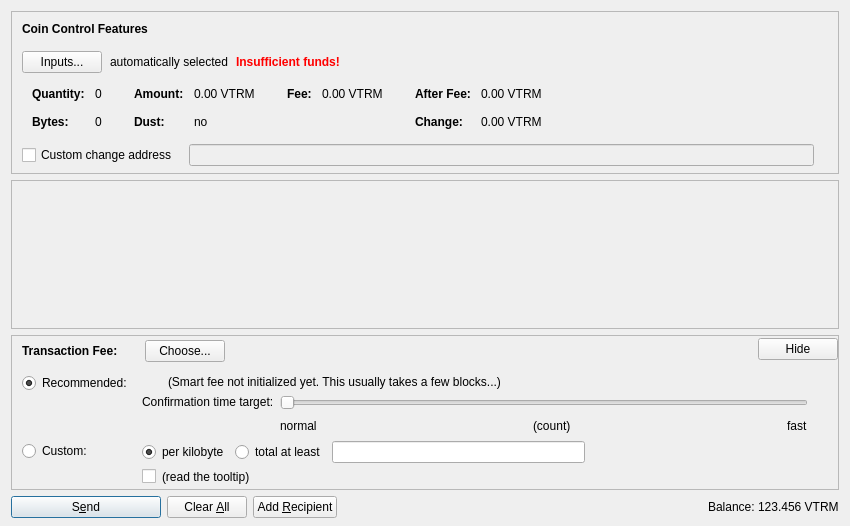
<?xml version="1.0" encoding="UTF-8"?>
<ui version="4.0">
 <class>SendCoinsDialog</class>
 <widget class="QDialog" name="SendCoinsDialog">
  <property name="geometry">
   <rect>
    <x>0</x>
    <y>0</y>
    <width>850</width>
    <height>526</height>
   </rect>
  </property>
  <property name="windowTitle">
   <string>Send Coins</string>
  </property>
  <layout class="QVBoxLayout" name="verticalLayout" stretch="0,1,0,0">
   <property name="bottomMargin">
    <number>8</number>
   </property>
   <item>
    <widget class="QFrame" name="frameCoinControl">
     <property name="sizePolicy">
      <sizepolicy hsizetype="Expanding" vsizetype="Expanding">
       <horstretch>0</horstretch>
       <verstretch>0</verstretch>
      </sizepolicy>
     </property>
     <property name="maximumSize">
      <size>
       <width>16777215</width>
       <height>16777215</height>
      </size>
     </property>
     <property name="frameShape">
      <enum>QFrame::StyledPanel</enum>
     </property>
     <property name="frameShadow">
      <enum>QFrame::Sunken</enum>
     </property>
     <layout class="QVBoxLayout" name="verticalLayoutCoinControl2">
      <property name="spacing">
       <number>0</number>
      </property>
      <property name="leftMargin">
       <number>0</number>
      </property>
      <property name="topMargin">
       <number>0</number>
      </property>
      <property name="rightMargin">
       <number>0</number>
      </property>
      <property name="bottomMargin">
       <number>6</number>
      </property>
      <item>
       <layout class="QVBoxLayout" name="verticalLayoutCoinControl" stretch="0,0,0,0,1">
        <property name="spacing">
         <number>0</number>
        </property>
        <property name="leftMargin">
         <number>10</number>
        </property>
        <property name="topMargin">
         <number>10</number>
        </property>
        <item>
         <layout class="QHBoxLayout" name="horizontalLayoutCoinControl1">
          <property name="bottomMargin">
           <number>15</number>
          </property>
          <item>
           <widget class="QLabel" name="labelCoinControlFeatures">
            <property name="sizePolicy">
             <sizepolicy hsizetype="Preferred" vsizetype="Maximum">
              <horstretch>0</horstretch>
              <verstretch>0</verstretch>
             </sizepolicy>
            </property>
            <property name="font">
             <font>
              <weight>75</weight>
              <bold>true</bold>
             </font>
            </property>
            <property name="styleSheet">
             <string notr="true">font-weight:bold;</string>
            </property>
            <property name="text">
             <string>Coin Control Features</string>
            </property>
           </widget>
          </item>
         </layout>
        </item>
        <item>
         <layout class="QHBoxLayout" name="horizontalLayoutCoinControl2" stretch="0,0,0,0">
          <property name="spacing">
           <number>8</number>
          </property>
          <property name="bottomMargin">
           <number>10</number>
          </property>
          <item>
           <widget class="QPushButton" name="pushButtonCoinControl">
            <property name="styleSheet">
             <string notr="true"/>
            </property>
            <property name="text">
             <string>Inputs...</string>
            </property>
            <property name="autoDefault">
             <bool>false</bool>
            </property>
           </widget>
          </item>
          <item>
           <widget class="QLabel" name="labelCoinControlAutomaticallySelected">
            <property name="text">
             <string>automatically selected</string>
            </property>
            <property name="margin">
             <number>5</number>
            </property>
           </widget>
          </item>
          <item>
           <widget class="QLabel" name="labelCoinControlInsuffFunds">
            <property name="font">
             <font>
              <weight>75</weight>
              <bold>true</bold>
             </font>
            </property>
            <property name="styleSheet">
             <string notr="true">color:red;font-weight:bold;</string>
            </property>
            <property name="text">
             <string>Insufficient funds!</string>
            </property>
            <property name="margin">
             <number>5</number>
            </property>
           </widget>
          </item>
          <item>
           <spacer name="horizontalSpacerCoinControl">
            <property name="orientation">
             <enum>Qt::Horizontal</enum>
            </property>
            <property name="sizeHint" stdset="0">
             <size>
              <width>40</width>
              <height>1</height>
             </size>
            </property>
           </spacer>
          </item>
         </layout>
        </item>
        <item>
         <widget class="QWidget" name="widgetCoinControl" native="true">
          <property name="sizePolicy">
           <sizepolicy hsizetype="Preferred" vsizetype="Preferred">
            <horstretch>0</horstretch>
            <verstretch>0</verstretch>
           </sizepolicy>
          </property>
          <property name="minimumSize">
           <size>
            <width>0</width>
            <height>0</height>
           </size>
          </property>
          <property name="styleSheet">
           <string notr="true"/>
          </property>
          <layout class="QHBoxLayout" name="horizontalLayoutCoinControl5">
           <property name="leftMargin">
            <number>0</number>
           </property>
           <property name="topMargin">
            <number>0</number>
           </property>
           <property name="rightMargin">
            <number>0</number>
           </property>
           <property name="bottomMargin">
            <number>0</number>
           </property>
           <item>
            <layout class="QHBoxLayout" name="horizontalLayoutCoinControl3" stretch="0,0,0,1">
             <property name="spacing">
              <number>20</number>
             </property>
             <property name="topMargin">
              <number>0</number>
             </property>
             <property name="bottomMargin">
              <number>10</number>
             </property>
             <item>
              <layout class="QFormLayout" name="formLayoutCoinControl1">
               <property name="horizontalSpacing">
                <number>10</number>
               </property>
               <property name="verticalSpacing">
                <number>14</number>
               </property>
               <property name="leftMargin">
                <number>10</number>
               </property>
               <property name="topMargin">
                <number>4</number>
               </property>
               <property name="rightMargin">
                <number>6</number>
               </property>
               <item row="0" column="0">
                <widget class="QLabel" name="labelCoinControlQuantityText">
                 <property name="font">
                  <font>
                   <weight>75</weight>
                   <bold>true</bold>
                  </font>
                 </property>
                 <property name="text">
                  <string>Quantity:</string>
                 </property>
                 <property name="margin">
                  <number>0</number>
                 </property>
                </widget>
               </item>
               <item row="0" column="1">
                <widget class="QLabel" name="labelCoinControlQuantity">
                 <property name="cursor">
                  <cursorShape>IBeamCursor</cursorShape>
                 </property>
                 <property name="contextMenuPolicy">
                  <enum>Qt::ActionsContextMenu</enum>
                 </property>
                 <property name="text">
                  <string notr="true">0</string>
                 </property>
                 <property name="margin">
                  <number>0</number>
                 </property>
                 <property name="textInteractionFlags">
                  <set>Qt::LinksAccessibleByMouse|Qt::TextSelectableByKeyboard|Qt::TextSelectableByMouse</set>
                 </property>
                </widget>
               </item>
               <item row="1" column="0">
                <widget class="QLabel" name="labelCoinControlBytesText">
                 <property name="font">
                  <font>
                   <weight>75</weight>
                   <bold>true</bold>
                  </font>
                 </property>
                 <property name="text">
                  <string>Bytes:</string>
                 </property>
                </widget>
               </item>
               <item row="1" column="1">
                <widget class="QLabel" name="labelCoinControlBytes">
                 <property name="cursor">
                  <cursorShape>IBeamCursor</cursorShape>
                 </property>
                 <property name="contextMenuPolicy">
                  <enum>Qt::ActionsContextMenu</enum>
                 </property>
                 <property name="text">
                  <string notr="true">0</string>
                 </property>
                 <property name="textInteractionFlags">
                  <set>Qt::LinksAccessibleByMouse|Qt::TextSelectableByKeyboard|Qt::TextSelectableByMouse</set>
                 </property>
                </widget>
               </item>
              </layout>
             </item>
             <item>
              <layout class="QFormLayout" name="formLayoutCoinControl2">
               <property name="horizontalSpacing">
                <number>10</number>
               </property>
               <property name="verticalSpacing">
                <number>14</number>
               </property>
               <property name="leftMargin">
                <number>6</number>
               </property>
               <property name="topMargin">
                <number>4</number>
               </property>
               <property name="rightMargin">
                <number>6</number>
               </property>
               <item row="0" column="0">
                <widget class="QLabel" name="labelCoinControlAmountText">
                 <property name="font">
                  <font>
                   <weight>75</weight>
                   <bold>true</bold>
                  </font>
                 </property>
                 <property name="text">
                  <string>Amount:</string>
                 </property>
                 <property name="margin">
                  <number>0</number>
                 </property>
                </widget>
               </item>
               <item row="0" column="1">
                <widget class="QLabel" name="labelCoinControlAmount">
                 <property name="cursor">
                  <cursorShape>IBeamCursor</cursorShape>
                 </property>
                 <property name="contextMenuPolicy">
                  <enum>Qt::ActionsContextMenu</enum>
                 </property>
                 <property name="text">
                  <string notr="true">0.00 VTRM</string>
                 </property>
                 <property name="textInteractionFlags">
                  <set>Qt::LinksAccessibleByMouse|Qt::TextSelectableByKeyboard|Qt::TextSelectableByMouse</set>
                 </property>
                </widget>
               </item>
               <item row="1" column="0">
                <widget class="QLabel" name="labelCoinControlLowOutputText">
                 <property name="font">
                  <font>
                   <weight>75</weight>
                   <bold>true</bold>
                  </font>
                 </property>
                 <property name="text">
                  <string>Dust:</string>
                 </property>
                </widget>
               </item>
               <item row="1" column="1">
                <widget class="QLabel" name="labelCoinControlLowOutput">
                 <property name="cursor">
                  <cursorShape>IBeamCursor</cursorShape>
                 </property>
                 <property name="contextMenuPolicy">
                  <enum>Qt::ActionsContextMenu</enum>
                 </property>
                 <property name="text">
                  <string notr="true">no</string>
                 </property>
                 <property name="textInteractionFlags">
                  <set>Qt::LinksAccessibleByMouse|Qt::TextSelectableByKeyboard|Qt::TextSelectableByMouse</set>
                 </property>
                </widget>
               </item>
              </layout>
             </item>
             <item>
              <layout class="QFormLayout" name="formLayoutCoinControl3">
               <property name="horizontalSpacing">
                <number>10</number>
               </property>
               <property name="verticalSpacing">
                <number>14</number>
               </property>
               <property name="leftMargin">
                <number>6</number>
               </property>
               <property name="topMargin">
                <number>4</number>
               </property>
               <property name="rightMargin">
                <number>6</number>
               </property>
               <item row="0" column="0">
                <widget class="QLabel" name="labelCoinControlFeeText">
                 <property name="font">
                  <font>
                   <weight>75</weight>
                   <bold>true</bold>
                  </font>
                 </property>
                 <property name="text">
                  <string>Fee:</string>
                 </property>
                 <property name="margin">
                  <number>0</number>
                 </property>
                </widget>
               </item>
               <item row="0" column="1">
                <widget class="QLabel" name="labelCoinControlFee">
                 <property name="cursor">
                  <cursorShape>IBeamCursor</cursorShape>
                 </property>
                 <property name="contextMenuPolicy">
                  <enum>Qt::ActionsContextMenu</enum>
                 </property>
                 <property name="text">
                  <string notr="true">0.00 VTRM</string>
                 </property>
                 <property name="textInteractionFlags">
                  <set>Qt::LinksAccessibleByMouse|Qt::TextSelectableByKeyboard|Qt::TextSelectableByMouse</set>
                 </property>
                </widget>
               </item>
              </layout>
             </item>
             <item>
              <layout class="QFormLayout" name="formLayoutCoinControl4">
               <property name="horizontalSpacing">
                <number>10</number>
               </property>
               <property name="verticalSpacing">
                <number>14</number>
               </property>
               <property name="leftMargin">
                <number>6</number>
               </property>
               <property name="topMargin">
                <number>4</number>
               </property>
               <property name="rightMargin">
                <number>6</number>
               </property>
               <item row="0" column="0">
                <widget class="QLabel" name="labelCoinControlAfterFeeText">
                 <property name="font">
                  <font>
                   <weight>75</weight>
                   <bold>true</bold>
                  </font>
                 </property>
                 <property name="text">
                  <string>After Fee:</string>
                 </property>
                 <property name="margin">
                  <number>0</number>
                 </property>
                </widget>
               </item>
               <item row="0" column="1">
                <widget class="QLabel" name="labelCoinControlAfterFee">
                 <property name="cursor">
                  <cursorShape>IBeamCursor</cursorShape>
                 </property>
                 <property name="contextMenuPolicy">
                  <enum>Qt::ActionsContextMenu</enum>
                 </property>
                 <property name="text">
                  <string notr="true">0.00 VTRM</string>
                 </property>
                 <property name="textInteractionFlags">
                  <set>Qt::LinksAccessibleByMouse|Qt::TextSelectableByKeyboard|Qt::TextSelectableByMouse</set>
                 </property>
                </widget>
               </item>
               <item row="1" column="0">
                <widget class="QLabel" name="labelCoinControlChangeText">
                 <property name="font">
                  <font>
                   <weight>75</weight>
                   <bold>true</bold>
                  </font>
                 </property>
                 <property name="text">
                  <string>Change:</string>
                 </property>
                </widget>
               </item>
               <item row="1" column="1">
                <widget class="QLabel" name="labelCoinControlChange">
                 <property name="cursor">
                  <cursorShape>IBeamCursor</cursorShape>
                 </property>
                 <property name="contextMenuPolicy">
                  <enum>Qt::ActionsContextMenu</enum>
                 </property>
                 <property name="text">
                  <string notr="true">0.00 VTRM</string>
                 </property>
                 <property name="textInteractionFlags">
                  <set>Qt::LinksAccessibleByMouse|Qt::TextSelectableByKeyboard|Qt::TextSelectableByMouse</set>
                 </property>
                </widget>
               </item>
              </layout>
             </item>
            </layout>
           </item>
          </layout>
         </widget>
        </item>
        <item>
         <layout class="QHBoxLayout" name="horizontalLayoutCoinControl4" stretch="0,0,0">
          <property name="spacing">
           <number>12</number>
          </property>
          <property name="sizeConstraint">
           <enum>QLayout::SetDefaultConstraint</enum>
          </property>
          <property name="topMargin">
           <number>5</number>
          </property>
          <property name="rightMargin">
           <number>5</number>
          </property>
          <item>
           <widget class="QCheckBox" name="checkBoxCoinControlChange">
            <property name="toolTip">
             <string>If this is activated, but the change address is empty or invalid, change will be sent to a newly generated address.</string>
            </property>
            <property name="text">
             <string>Custom change address</string>
            </property>
           </widget>
          </item>
          <item>
           <widget class="QValidatedLineEdit" name="lineEditCoinControlChange">
            <property name="enabled">
             <bool>false</bool>
            </property>
            <property name="sizePolicy">
             <sizepolicy hsizetype="Expanding" vsizetype="Fixed">
              <horstretch>0</horstretch>
              <verstretch>0</verstretch>
             </sizepolicy>
            </property>
           </widget>
          </item>
          <item>
           <widget class="QLabel" name="labelCoinControlChangeLabel">
            <property name="sizePolicy">
             <sizepolicy hsizetype="Preferred" vsizetype="Expanding">
              <horstretch>0</horstretch>
              <verstretch>0</verstretch>
             </sizepolicy>
            </property>
            <property name="minimumSize">
             <size>
              <width>0</width>
              <height>0</height>
             </size>
            </property>
            <property name="text">
             <string/>
            </property>
            <property name="margin">
             <number>3</number>
            </property>
           </widget>
          </item>
         </layout>
        </item>
        <item>
         <spacer name="verticalSpacerCoinControl">
          <property name="orientation">
           <enum>Qt::Vertical</enum>
          </property>
          <property name="sizeHint" stdset="0">
           <size>
            <width>800</width>
            <height>1</height>
           </size>
          </property>
         </spacer>
        </item>
       </layout>
      </item>
     </layout>
    </widget>
   </item>
   <item>
    <widget class="QScrollArea" name="scrollArea">
     <property name="widgetResizable">
      <bool>true</bool>
     </property>
     <widget class="QWidget" name="scrollAreaWidgetContents">
      <property name="geometry">
       <rect>
        <x>0</x>
        <y>0</y>
        <width>830</width>
        <height>104</height>
       </rect>
      </property>
      <layout class="QVBoxLayout" name="verticalLayout_2" stretch="0,1">
       <property name="leftMargin">
        <number>0</number>
       </property>
       <property name="topMargin">
        <number>0</number>
       </property>
       <property name="rightMargin">
        <number>0</number>
       </property>
       <property name="bottomMargin">
        <number>0</number>
       </property>
       <item>
        <layout class="QVBoxLayout" name="entries">
         <property name="spacing">
          <number>6</number>
         </property>
        </layout>
       </item>
       <item>
        <spacer name="verticalSpacer">
         <property name="orientation">
          <enum>Qt::Vertical</enum>
         </property>
         <property name="sizeHint" stdset="0">
          <size>
           <width>20</width>
           <height>40</height>
          </size>
         </property>
        </spacer>
       </item>
      </layout>
     </widget>
    </widget>
   </item>
   <item>
    <widget class="QFrame" name="frameFee">
     <property name="sizePolicy">
      <sizepolicy hsizetype="Expanding" vsizetype="Expanding">
       <horstretch>0</horstretch>
       <verstretch>0</verstretch>
      </sizepolicy>
     </property>
     <property name="maximumSize">
      <size>
       <width>16777215</width>
       <height>16777215</height>
      </size>
     </property>
     <property name="frameShape">
      <enum>QFrame::StyledPanel</enum>
     </property>
     <property name="frameShadow">
      <enum>QFrame::Sunken</enum>
     </property>
     <layout class="QVBoxLayout" name="verticalLayoutFee1">
      <property name="spacing">
       <number>0</number>
      </property>
      <property name="leftMargin">
       <number>0</number>
      </property>
      <property name="topMargin">
       <number>0</number>
      </property>
      <property name="rightMargin">
       <number>0</number>
      </property>
      <property name="bottomMargin">
       <number>0</number>
      </property>
      <item>
       <layout class="QVBoxLayout" name="verticalLayoutFee2" stretch="0,0,0">
        <property name="spacing">
         <number>0</number>
        </property>
        <property name="leftMargin">
         <number>10</number>
        </property>
        <property name="topMargin">
         <number>0</number>
        </property>
        <item>
         <layout class="QHBoxLayout" name="horizontalLayoutFee1">
          <property name="bottomMargin">
           <number>0</number>
          </property>
          <item>
           <layout class="QVBoxLayout" name="verticalLayoutFee7">
            <property name="spacing">
             <number>0</number>
            </property>
            <item>
             <spacer name="verticalSpacerSmartFee">
              <property name="orientation">
               <enum>Qt::Vertical</enum>
              </property>
              <property name="sizeType">
               <enum>QSizePolicy::Fixed</enum>
              </property>
              <property name="sizeHint" stdset="0">
               <size>
                <width>1</width>
                <height>4</height>
               </size>
              </property>
             </spacer>
            </item>
            <item>
             <layout class="QHBoxLayout" name="horizontalLayoutSmartFee">
              <property name="spacing">
               <number>10</number>
              </property>
              <item>
               <widget class="QLabel" name="labelFeeHeadline">
                <property name="sizePolicy">
                 <sizepolicy hsizetype="Preferred" vsizetype="Maximum">
                  <horstretch>0</horstretch>
                  <verstretch>0</verstretch>
                 </sizepolicy>
                </property>
                <property name="font">
                 <font>
                  <weight>75</weight>
                  <bold>true</bold>
                 </font>
                </property>
                <property name="styleSheet">
                 <string notr="true">font-weight:bold;</string>
                </property>
                <property name="text">
                 <string>Transaction Fee:</string>
                </property>
               </widget>
              </item>
              <item>
               <widget class="QLabel" name="labelFeeMinimized">
                <property name="text">
                 <string/>
                </property>
               </widget>
              </item>
              <item>
               <widget class="QPushButton" name="buttonChooseFee">
                <property name="text">
                 <string>Choose...</string>
                </property>
               </widget>
              </item>
             </layout>
            </item>
            <item>
             <spacer name="verticalSpacer_5">
              <property name="orientation">
               <enum>Qt::Vertical</enum>
              </property>
              <property name="sizeHint" stdset="0">
               <size>
                <width>1</width>
                <height>1</height>
               </size>
              </property>
             </spacer>
            </item>
           </layout>
          </item>
          <item>
           <spacer name="horizontalSpacer_4">
            <property name="orientation">
             <enum>Qt::Horizontal</enum>
            </property>
            <property name="sizeHint" stdset="0">
             <size>
              <width>40</width>
              <height>20</height>
             </size>
            </property>
           </spacer>
          </item>
          <item>
           <widget class="QPushButton" name="buttonMinimizeFee">
            <property name="toolTip">
             <string>collapse fee-settings</string>
            </property>
            <property name="text">
             <string>Hide</string>
            </property>
           </widget>
          </item>
         </layout>
        </item>
        <item>
         <widget class="QFrame" name="frameFeeSelection">
          <layout class="QVBoxLayout" name="verticalLayoutFee12">
           <property name="spacing">
            <number>0</number>
           </property>
           <property name="leftMargin">
            <number>0</number>
           </property>
           <property name="topMargin">
            <number>0</number>
           </property>
           <property name="rightMargin">
            <number>0</number>
           </property>
           <property name="bottomMargin">
            <number>0</number>
           </property>
           <item>
            <layout class="QGridLayout" name="gridLayoutFee">
             <property name="topMargin">
              <number>10</number>
             </property>
             <property name="bottomMargin">
              <number>4</number>
             </property>
             <property name="horizontalSpacing">
              <number>10</number>
             </property>
             <property name="verticalSpacing">
              <number>4</number>
             </property>
             <item row="1" column="1">
              <layout class="QVBoxLayout" name="verticalLayoutFee8">
               <property name="spacing">
                <number>6</number>
               </property>
               <item>
                <layout class="QHBoxLayout" name="horizontalLayoutFee13">
                 <item>
                  <widget class="QRadioButton" name="radioCustomPerKilobyte">
                   <property name="toolTip">
                    <string>If the custom fee is set to 1000 satoshis and the transaction is only 250 bytes, then &quot;per kilobyte&quot; only pays 250 satoshis in fee, while &quot;total at least&quot; pays 1000 satoshis. For transactions bigger than a kilobyte both pay by kilobyte.</string>
                   </property>
                   <property name="text">
                    <string>per kilobyte</string>
                   </property>
                   <property name="checked">
                    <bool>true</bool>
                   </property>
                   <attribute name="buttonGroup">
                    <string notr="true">groupCustomFee</string>
                   </attribute>
                  </widget>
                 </item>
                 <item>
                  <widget class="QRadioButton" name="radioCustomAtLeast">
                   <property name="toolTip">
                    <string>If the custom fee is set to 1000 satoshis and the transaction is only 250 bytes, then &quot;per kilobyte&quot; only pays 250 satoshis in fee, while &quot;total at least&quot; pays 1000 satoshis. For transactions bigger than a kilobyte both pay by kilobyte.</string>
                   </property>
                   <property name="text">
                    <string>total at least</string>
                   </property>
                   <attribute name="buttonGroup">
                    <string notr="true">groupCustomFee</string>
                   </attribute>
                  </widget>
                 </item>
                 <item>
                  <widget class="BitcoinAmountField" name="customFee"/>
                 </item>
                 <item>
                  <spacer name="horizontalSpacer_6">
                   <property name="orientation">
                    <enum>Qt::Horizontal</enum>
                   </property>
                   <property name="sizeHint" stdset="0">
                    <size>
                     <width>1</width>
                     <height>1</height>
                    </size>
                   </property>
                  </spacer>
                 </item>
                </layout>
               </item>
               <item>
                <layout class="QHBoxLayout" name="horizontalLayoutFee8">
                 <item>
                  <widget class="QCheckBox" name="checkBoxMinimumFee">
                   <property name="toolTip">
                    <string>Paying only the minimum fee is just fine as long as there is less transaction volume than space in the blocks. But be aware that this can end up in a never confirming transaction once there is more demand for vertoreum transactions than the network can process.</string>
                   </property>
                   <property name="text">
                    <string/>
                   </property>
                  </widget>
                 </item>
                 <item>
                  <widget class="QLabel" name="labelMinFeeWarning">
                   <property name="enabled">
                    <bool>true</bool>
                   </property>
                   <property name="toolTip">
                    <string>Paying only the minimum fee is just fine as long as there is less transaction volume than space in the blocks. But be aware that this can end up in a never confirming transaction once there is more demand for vertoreum transactions than the network can process.</string>
                   </property>
                   <property name="text">
                    <string>(read the tooltip)</string>
                   </property>
                   <property name="margin">
                    <number>5</number>
                   </property>
                  </widget>
                 </item>
                 <item>
                  <spacer name="horizontalSpacer_2">
                   <property name="orientation">
                    <enum>Qt::Horizontal</enum>
                   </property>
                   <property name="sizeHint" stdset="0">
                    <size>
                     <width>1</width>
                     <height>1</height>
                    </size>
                   </property>
                  </spacer>
                 </item>
                </layout>
               </item>
              </layout>
             </item>
             <item row="0" column="0">
              <layout class="QVBoxLayout" name="verticalLayoutFee4" stretch="0,1">
               <item>
                <widget class="QRadioButton" name="radioSmartFee">
                 <property name="text">
                  <string>Recommended:</string>
                 </property>
                 <property name="checked">
                  <bool>true</bool>
                 </property>
                 <attribute name="buttonGroup">
                  <string notr="true">groupFee</string>
                 </attribute>
                </widget>
               </item>
               <item>
                <spacer name="verticalSpacer_2">
                 <property name="orientation">
                  <enum>Qt::Vertical</enum>
                 </property>
                 <property name="sizeHint" stdset="0">
                  <size>
                   <width>1</width>
                   <height>1</height>
                  </size>
                 </property>
                </spacer>
               </item>
              </layout>
             </item>
             <item row="1" column="0">
              <layout class="QVBoxLayout" name="verticalLayoutFee9" stretch="0,1">
               <item>
                <widget class="QRadioButton" name="radioCustomFee">
                 <property name="text">
                  <string>Custom:</string>
                 </property>
                 <attribute name="buttonGroup">
                  <string notr="true">groupFee</string>
                 </attribute>
                </widget>
               </item>
               <item>
                <spacer name="verticalSpacer_6">
                 <property name="orientation">
                  <enum>Qt::Vertical</enum>
                 </property>
                 <property name="sizeHint" stdset="0">
                  <size>
                   <width>1</width>
                   <height>1</height>
                  </size>
                 </property>
                </spacer>
               </item>
              </layout>
             </item>
             <item row="0" column="1">
              <layout class="QVBoxLayout" name="verticalLayoutFee3" stretch="0,0,1">
               <property name="spacing">
                <number>6</number>
               </property>
               <property name="topMargin">
                <number>2</number>
               </property>
               <item>
                <layout class="QHBoxLayout" name="horizontalLayoutFee12">
                 <item>
                  <widget class="QLabel" name="labelSmartFee">
                   <property name="text">
                    <string/>
                   </property>
                   <property name="margin">
                    <number>2</number>
                   </property>
                  </widget>
                 </item>
                 <item>
                  <widget class="QLabel" name="labelFeeEstimation">
                   <property name="text">
                    <string/>
                   </property>
                  </widget>
                 </item>
                 <item>
                  <widget class="QLabel" name="labelSmartFee2">
                   <property name="text">
                    <string>(Smart fee not initialized yet. This usually takes a few blocks...)</string>
                   </property>
                   <property name="margin">
                    <number>2</number>
                   </property>
                  </widget>
                 </item>
                 <item>
                  <spacer name="horizontalSpacer_5">
                   <property name="orientation">
                    <enum>Qt::Horizontal</enum>
                   </property>
                   <property name="sizeHint" stdset="0">
                    <size>
                     <width>1</width>
                     <height>1</height>
                    </size>
                   </property>
                  </spacer>
                 </item>
                </layout>
               </item>
               <item>
                <layout class="QHBoxLayout" name="horizontalLayoutFee9">
                 <item>
                  <layout class="QVBoxLayout" name="verticalLayoutFee6">
                   <item>
                    <widget class="QLabel" name="labelSmartFee3">
                     <property name="text">
                      <string>Confirmation time target:</string>
                     </property>
                     <property name="margin">
                      <number>2</number>
                     </property>
                    </widget>
                   </item>
                   <item>
                    <spacer name="verticalSpacer_3">
                     <property name="orientation">
                      <enum>Qt::Vertical</enum>
                     </property>
                     <property name="sizeHint" stdset="0">
                      <size>
                       <width>1</width>
                       <height>1</height>
                      </size>
                     </property>
                    </spacer>
                   </item>
                  </layout>
                 </item>
                 <item>
                  <layout class="QVBoxLayout" name="verticalLayoutFee5">
                   <property name="rightMargin">
                    <number>30</number>
                   </property>
                   <item>
                    <widget class="QSlider" name="sliderSmartFee">
                     <property name="minimum">
                      <number>0</number>
                     </property>
                     <property name="maximum">
                      <number>23</number>
                     </property>
                     <property name="pageStep">
                      <number>1</number>
                     </property>
                     <property name="value">
                      <number>0</number>
                     </property>
                     <property name="orientation">
                      <enum>Qt::Horizontal</enum>
                     </property>
                     <property name="invertedAppearance">
                      <bool>false</bool>
                     </property>
                     <property name="invertedControls">
                      <bool>false</bool>
                     </property>
                     <property name="tickPosition">
                      <enum>QSlider::NoTicks</enum>
                     </property>
                    </widget>
                   </item>
                   <item>
                    <layout class="QHBoxLayout" name="horizontalLayoutFee10">
                     <item>
                      <widget class="QLabel" name="labelSmartFeeNormal">
                       <property name="text">
                        <string>normal</string>
                       </property>
                      </widget>
                     </item>
                     <item>
                      <spacer name="horizontalSpacer_7">
                       <property name="orientation">
                        <enum>Qt::Horizontal</enum>
                       </property>
                       <property name="sizeHint" stdset="0">
                        <size>
                         <width>40</width>
                         <height>20</height>
                        </size>
                       </property>
                      </spacer>
                     </item>
                     <item>
                      <widget class="QLabel" name="confirmationTargetLabel">
                       <property name="text">
                        <string notr="true">(count)</string>
                       </property>
                      </widget>
                     </item>
                     <item>
                      <spacer name="horizontalSpacer_3">
                       <property name="orientation">
                        <enum>Qt::Horizontal</enum>
                       </property>
                       <property name="sizeHint" stdset="0">
                        <size>
                         <width>40</width>
                         <height>20</height>
                        </size>
                       </property>
                      </spacer>
                     </item>
                     <item>
                      <widget class="QLabel" name="labelSmartFeeFast">
                       <property name="text">
                        <string>fast</string>
                       </property>
                      </widget>
                     </item>
                    </layout>
                   </item>
                  </layout>
                 </item>
                </layout>
               </item>
               <item>
                <spacer name="verticalSpacer_4">
                 <property name="orientation">
                  <enum>Qt::Vertical</enum>
                 </property>
                 <property name="sizeHint" stdset="0">
                  <size>
                   <width>1</width>
                   <height>1</height>
                  </size>
                 </property>
                </spacer>
               </item>
              </layout>
             </item>
            </layout>
           </item>
          </layout>
         </widget>
        </item>
        <item>
         <spacer name="verticalSpacerFee">
          <property name="orientation">
           <enum>Qt::Vertical</enum>
          </property>
          <property name="sizeHint" stdset="0">
           <size>
            <width>800</width>
            <height>1</height>
           </size>
          </property>
         </spacer>
        </item>
       </layout>
      </item>
     </layout>
    </widget>
   </item>
   <item>
    <layout class="QHBoxLayout" name="horizontalLayout">
     <item>
      <widget class="QPushButton" name="sendButton">
       <property name="minimumSize">
        <size>
         <width>150</width>
         <height>0</height>
        </size>
       </property>
       <property name="toolTip">
        <string>Confirm the send action</string>
       </property>
       <property name="text">
        <string>S&amp;end</string>
       </property>
       <property name="icon">
        <iconset resource="../bitcoin.qrc">
         <normaloff>:/icons/send</normaloff>:/icons/send</iconset>
       </property>
       <property name="autoDefault">
        <bool>false</bool>
       </property>
       <property name="default">
        <bool>true</bool>
       </property>
      </widget>
     </item>
     <item>
      <widget class="QPushButton" name="clearButton">
       <property name="sizePolicy">
        <sizepolicy hsizetype="Minimum" vsizetype="Fixed">
         <horstretch>0</horstretch>
         <verstretch>0</verstretch>
        </sizepolicy>
       </property>
       <property name="toolTip">
        <string>Clear all fields of the form.</string>
       </property>
       <property name="text">
        <string>Clear &amp;All</string>
       </property>
       <property name="icon">
        <iconset resource="../bitcoin.qrc">
         <normaloff>:/icons/remove</normaloff>:/icons/remove</iconset>
       </property>
       <property name="autoDefault">
        <bool>false</bool>
       </property>
      </widget>
     </item>
     <item>
      <widget class="QPushButton" name="addButton">
       <property name="toolTip">
        <string>Send to multiple recipients at once</string>
       </property>
       <property name="text">
        <string>Add &amp;Recipient</string>
       </property>
       <property name="icon">
        <iconset resource="../bitcoin.qrc">
         <normaloff>:/icons/add</normaloff>:/icons/add</iconset>
       </property>
       <property name="autoDefault">
        <bool>false</bool>
       </property>
      </widget>
     </item>
     <item>
      <spacer name="horizontalSpacer">
       <property name="orientation">
        <enum>Qt::Horizontal</enum>
       </property>
       <property name="sizeHint" stdset="0">
        <size>
         <width>40</width>
         <height>20</height>
        </size>
       </property>
      </spacer>
     </item>
     <item>
      <layout class="QHBoxLayout" name="horizontalLayout_2">
       <property name="spacing">
        <number>3</number>
       </property>
       <item>
        <widget class="QLabel" name="label">
         <property name="sizePolicy">
          <sizepolicy hsizetype="Preferred" vsizetype="Fixed">
           <horstretch>0</horstretch>
           <verstretch>0</verstretch>
          </sizepolicy>
         </property>
         <property name="text">
          <string>Balance:</string>
         </property>
        </widget>
       </item>
       <item>
        <widget class="QLabel" name="labelBalance">
         <property name="sizePolicy">
          <sizepolicy hsizetype="Preferred" vsizetype="Fixed">
           <horstretch>0</horstretch>
           <verstretch>0</verstretch>
          </sizepolicy>
         </property>
         <property name="cursor">
          <cursorShape>IBeamCursor</cursorShape>
         </property>
         <property name="text">
          <string notr="true">123.456 VTRM</string>
         </property>
         <property name="textInteractionFlags">
          <set>Qt::LinksAccessibleByMouse|Qt::TextSelectableByKeyboard|Qt::TextSelectableByMouse</set>
         </property>
        </widget>
       </item>
      </layout>
     </item>
    </layout>
   </item>
  </layout>
 </widget>
 <customwidgets>
  <customwidget>
   <class>QValidatedLineEdit</class>
   <extends>QLineEdit</extends>
   <header>qvalidatedlineedit.h</header>
  </customwidget>
  <customwidget>
   <class>BitcoinAmountField</class>
   <extends>QLineEdit</extends>
   <header>bitcoinamountfield.h</header>
   <container>1</container>
  </customwidget>
 </customwidgets>
 <resources>
  <include location="../bitcoin.qrc"/>
 </resources>
 <connections/>
 <buttongroups>
  <buttongroup name="groupFee"/>
  <buttongroup name="groupCustomFee"/>
 </buttongroups>
</ui>
